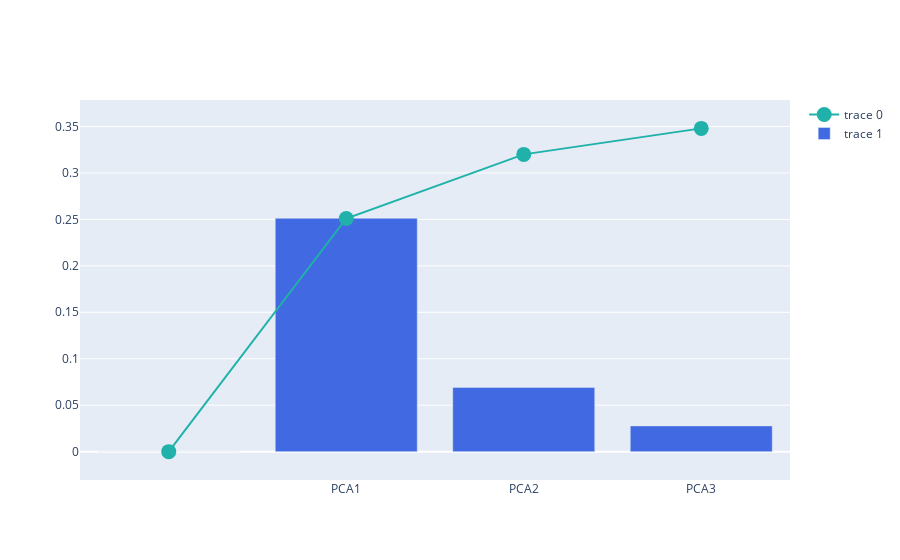

The cell this chart's notebook holds for it:
### Code cell
# https://plotly.com/python/creating-and-updating-figures/

import plotly.graph_objects as go

fig = go.Figure()

fig.add_trace(
    go.Scatter(
        x=df_explained_variance['PC'],
        y=df_explained_variance['Cumulative Variance'],
        marker=dict(size=15, color="LightSeaGreen")
    ))

fig.add_trace(
    go.Bar(
        x=df_explained_variance['PC'],
        y=df_explained_variance['Explained Variance'],
        marker=dict(color="RoyalBlue")
    ))

fig.show()

### Figure 1 — Plotly figure (JSON) as saved in the notebook; plotly's stock layout.template omitted (floating-point values rounded to 4 significant figures)
{"data": [{"marker": {"color": "LightSeaGreen", "size": 15}, "type": "scatter", "x": ["", "PCA1", "PCA2", "PCA3"], "y": [0, 0.251, 0.32, 0.348]}, {"marker": {"color": "RoyalBlue"}, "type": "bar", "x": ["", "PCA1", "PCA2", "PCA3"], "y": [0, 0.2513, 0.06916, 0.02772]}], "layout": {"autosize": true, "xaxis": {"autorange": true, "range": [-0.5, 3.5], "type": "category"}, "yaxis": {"autorange": true, "range": [-0.04464, 0.3926], "type": "linear"}}}
